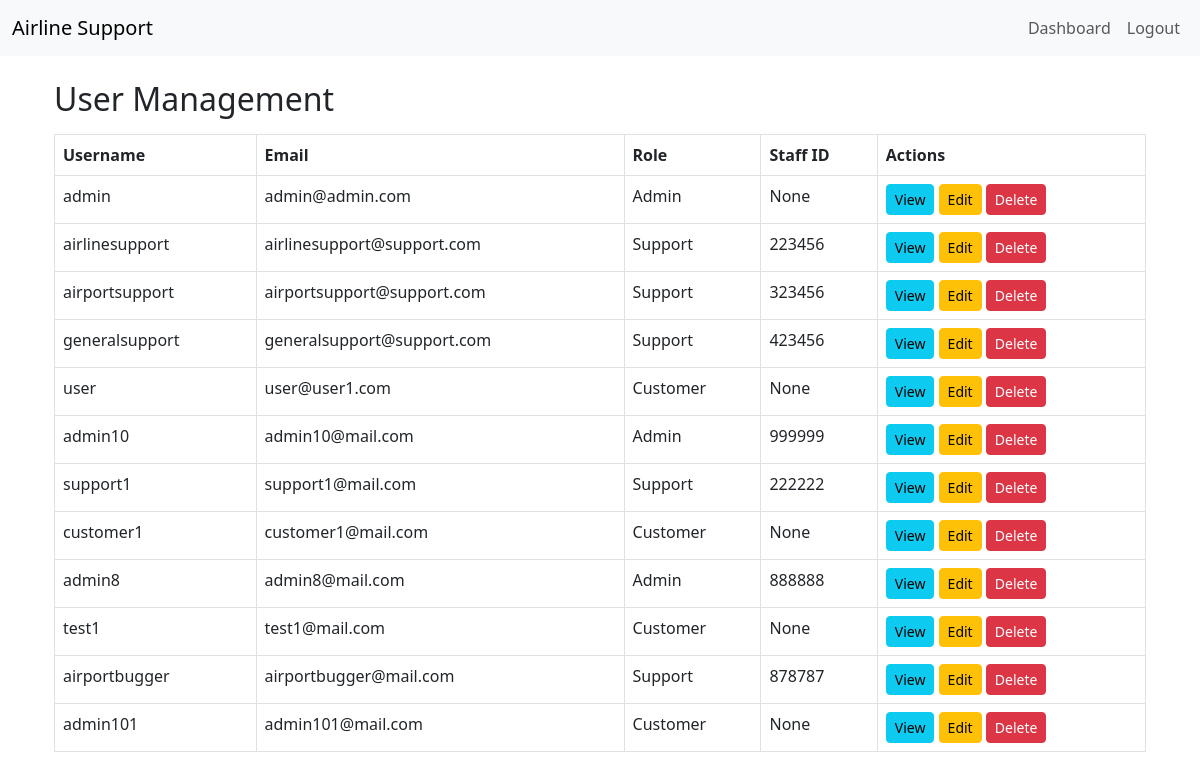
The app's page /user-manager/ (signed in) with its own data.
### AirlineCustomerSupport/models.py (models this page shows, shortened)
class CustomUser(AbstractUser):
    ROLE_CHOICES = [
        ('customer', 'Customer'),
        ('support', 'Support Agent'),
        ('admin', 'System Admin'),
    ]
    role = models.CharField(max_length=10, choices=ROLE_CHOICES, default='customer')
    staff_id = models.CharField(max_length=6, blank=True, null=True)  # for agents only

### AirlineCustomerSupport/views.py (the view)
# urls.py: path('user-manager/', views.user_manager, name='user_manager'),
@login_required
@staff_member_required
def user_manager(request):
    users = CustomUser.objects.all()
    return render(request, 'AirlineCustomerSupport/user_manager.html', {'users': users})

### AirlineCustomerSupport/templates/AirlineCustomerSupport/user_manager.html (shortened to what this page needs)
{% extends 'AirlineCustomerSupport/base.html' %}
{% block content %}
<div class="container mt-4">
    <h2>User Management</h2>
    <table class="table table-bordered mt-3">
        <thead>
            <tr>
                <th>Username</th>
                <th>Email</th>
                <th>Role</th>
                <th>Staff ID</th>
                <th>Actions</th>
            </tr>
        </thead>
        <tbody>
            {% for user in users %}
                <tr>
                    <td>{{ user.username }}</td>
                    <td>{{ user.email }}</td>
                    <td>{{ user.role|capfirst }}</td>
                    <td>{{ user.staff_id }}</td>
                    <td>
                        <a href="{% url 'view_user' user.id %}" class="btn btn-sm btn-info">View</a>
                        <a href="{% url 'edit_user' user.id %}" class="btn btn-sm btn-warning">Edit</a>
                        <a href="{% url 'delete_user' user.id %}" class="btn btn-sm btn-danger"
                           onclick="return confirm('Are you sure you want to delete this user?');">Delete</a>
                    </td>
                </tr>
            {% endfor %}
        </tbody>
    </table>
</div>
{% endblock %}

### records on screen
CustomUser: username "admin", email "admin@admin.com", role "Admin", staff_id "None"
CustomUser: username "airlinesupport", email "airlinesupport@support.com", role "Support", staff_id "223456"
CustomUser: username "airportsupport", email "airportsupport@support.com", role "Support", staff_id "323456"
CustomUser: username "generalsupport", email "generalsupport@support.com", role "Support", staff_id "423456"
CustomUser: username "user", email "user@user1.com", role "Customer", staff_id "None"
CustomUser: username "admin10", email "admin10@mail.com", role "Admin", staff_id "999999"
CustomUser: username "support1", email "support1@mail.com", role "Support", staff_id "222222"
CustomUser: username "customer1", email "customer1@mail.com", role "Customer", staff_id "None"
CustomUser: username "admin8", email "admin8@mail.com", role "Admin", staff_id "888888"
CustomUser: username "test1", email "test1@mail.com", role "Customer", staff_id "None"
CustomUser: username "airportbugger", email "airportbugger@mail.com", role "Support", staff_id "878787"
CustomUser: username "admin101", email "admin101@mail.com", role "Customer", staff_id "None"
